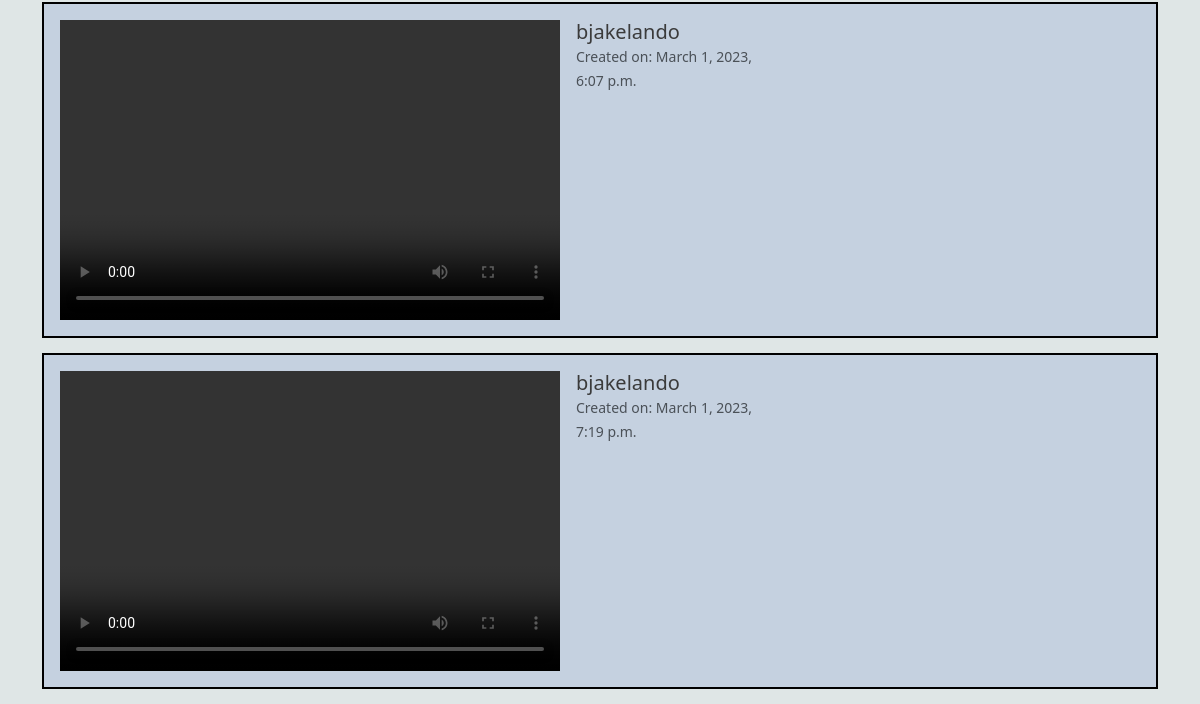
/vlog/vlist (lower part), run on an earlier commit of the app's database.
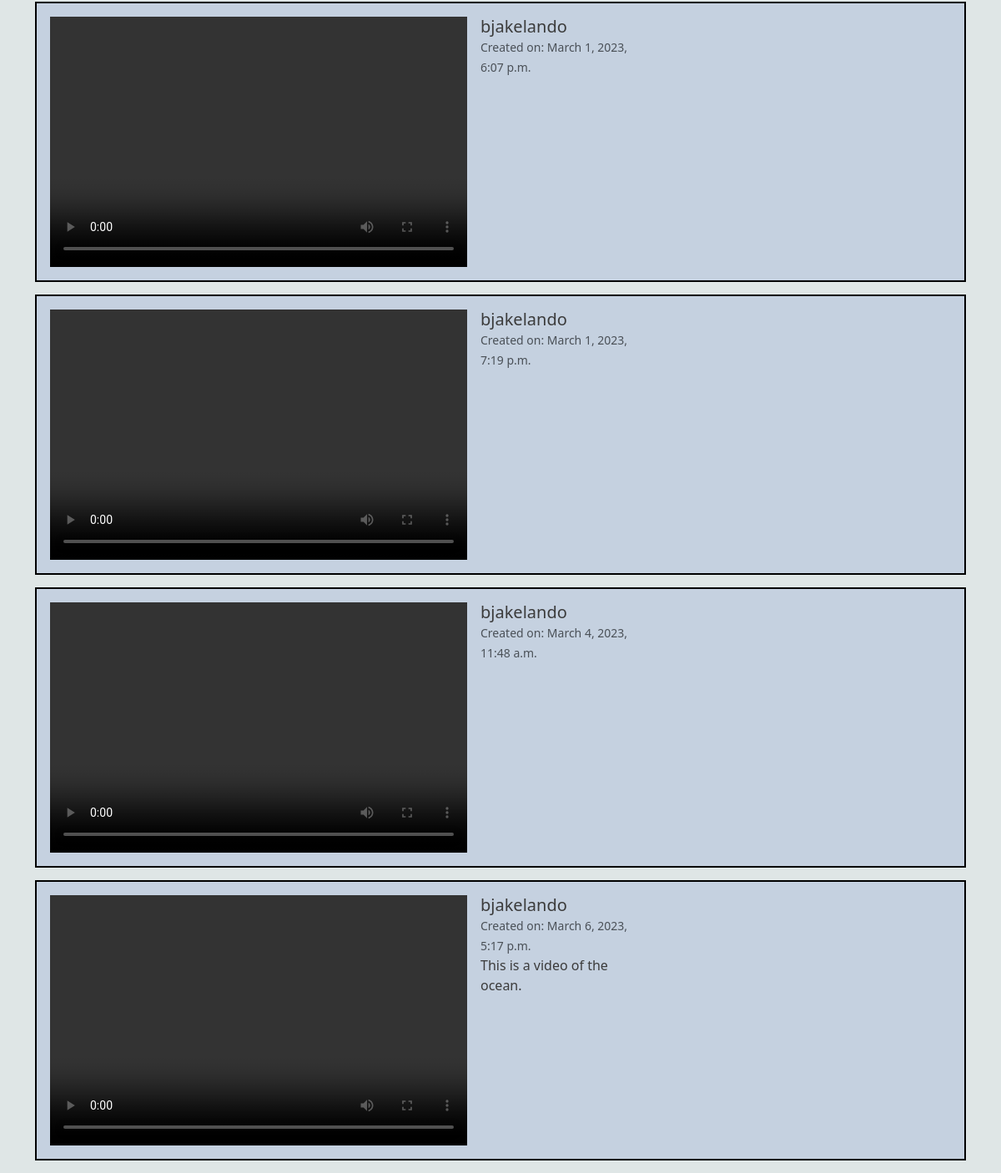
And on a later commit of the database.
### vlog/models.py (models this page shows, shortened)
class Video(models.Model):
    name = models.CharField(max_length=500)
    videofile= models.FileField(upload_to='videos/', blank=True, null=True, verbose_name="")
    created_on = models.DateTimeField(auto_now_add=True)
    description = models.TextField(max_length=256)
    author = models.ForeignKey(
    get_user_model(),
    on_delete=models.CASCADE,
    )

### vlog/views.py (the view, shortened to what this page needs)
# urls.py: path('vlist', views.VideoListView.as_view(), name ='vlist'),
class VideoListView(ListView):
    template_name = 'vlog/vlist.html'
    model = Video

### templates/vlog/vlist.html (shortened to what this page needs)
{% extends 'base.html' %}
{% load static %}
{% block content %}
<body class="homeBody">
<div class="videoContainer">
    {% for video in video_list %}
        <div class="video-grid">
            <video width='800' controls src='/static/upload/{{ video.videofile }}' type='video/mp4'>
            </video>
            <div class="card-body">
                <h5 class="card-title">{{ video.author }}</h5>
                <label><small class="text-muted">Created on: {{ video.created_on }}</small></label>
                <p>{{ video.description }}</p>
            </div>
        </div>
    {% endfor %}
</div>
</body>
{% endblock content %}

What changed in the data, as far as the page shows it:
added Video: author "bjakelando", created_on "March 4, 2023, 11:48 a.m."
added Video: author "bjakelando", created_on "March 6, 2023, 5:17 p.m.", description "This is a video of the ocean."
